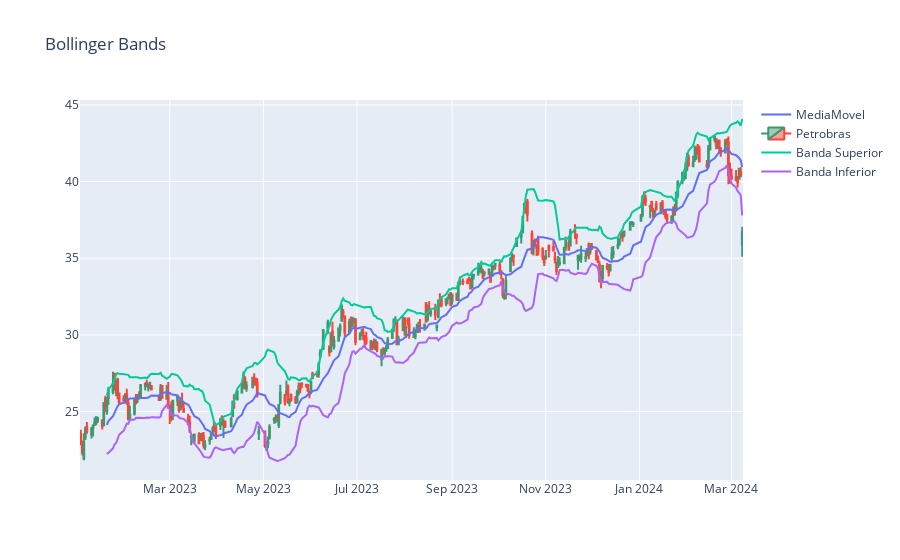

Notebook source saved alongside this figure:
### Markdown cell above
<h2>Construção dos graficos para o indicador</h2>

### Code cell
# Inicializa uma nova figura vazia
fig = go.Figure()

# Adiciona um gráfico de dispersão à figura para visualizar a média móvel das Bandas de Bollinger
fig.add_trace(go.Scatter(name='MediaMovel', x=petr4.index, y=petr4['bb_bbm']))
# Adiciona um gráfico de dispersão à figura representando a média móvel das Bandas de Bollinger, com os índices de tempo no eixo x

# Adiciona um gráfico de candlestick à figura para visualizar os preços de fechamento, abertura, alta e baixa da Petrobras
fig.add_trace(go.Candlestick(name='Petrobras', x=petr4.index, close=petr4['Close'], open=petr4['Open'], high=petr4['High'], low=petr4['Low']))
# Adiciona um gráfico de candlestick à figura representando os preços de fechamento, abertura, alta e baixa da Petrobras, com os índices de tempo no eixo x

# Adiciona um gráfico de dispersão à figura para visualizar a banda superior das Bandas de Bollinger
fig.add_trace(go.Scatter(name='Banda Superior', x=petr4.index, y=petr4['bb_bbh']))
# Adiciona um gráfico de dispersão à figura representando a banda superior das Bandas de Bollinger, com os índices de tempo no eixo x

# Adiciona um gráfico de dispersão à figura para visualizar a banda inferior das Bandas de Bollinger
fig.add_trace(go.Scatter(name='Banda Inferior', x=petr4.index, y=petr4['bb_bbl']))
# Adiciona um gráfico de dispersão à figura representando a banda inferior das Bandas de Bollinger, com os índices de tempo no eixo x

# Atualiza o layout da figura para ocultar o controle deslizante do intervalo no eixo x e define o título como 'Bollinger Bands'
fig.update_layout(xaxis_rangeslider_visible=False, title_text='Bollinger Bands')

# Exibe a figura
fig.show()

### Figure 1 — Plotly figure (JSON) as saved in the notebook; plotly's stock layout.template omitted (floating-point values rounded to 4 significant figures; data arrays with more than 128 entries replaced by an {"elided": "..."} marker saying what was removed)
{"data": [{"name": "MediaMovel", "type": "scatter", "x": {"elided": "295 str values"}, "y": {"elided": "295 float values"}}, {"close": {"elided": "295 float values"}, "high": {"elided": "295 float values"}, "low": {"elided": "295 float values"}, "name": "Petrobras", "open": {"elided": "295 float values"}, "type": "candlestick", "x": {"elided": "295 str values"}}, {"name": "Banda Superior", "type": "scatter", "x": {"elided": "295 str values"}, "y": {"elided": "295 float values"}}, {"name": "Banda Inferior", "type": "scatter", "x": {"elided": "295 str values"}, "y": {"elided": "295 float values"}}], "layout": {"autosize": true, "title": {"text": "Bollinger Bands"}, "xaxis": {"autorange": true, "range": ["2023-01-01 12:00", "2024-03-08 12:00"], "rangeslider": {"visible": false, "yaxis": {}}, "type": "date"}, "yaxis": {"autorange": true, "range": [20.54, 45.32], "type": "linear"}}}
